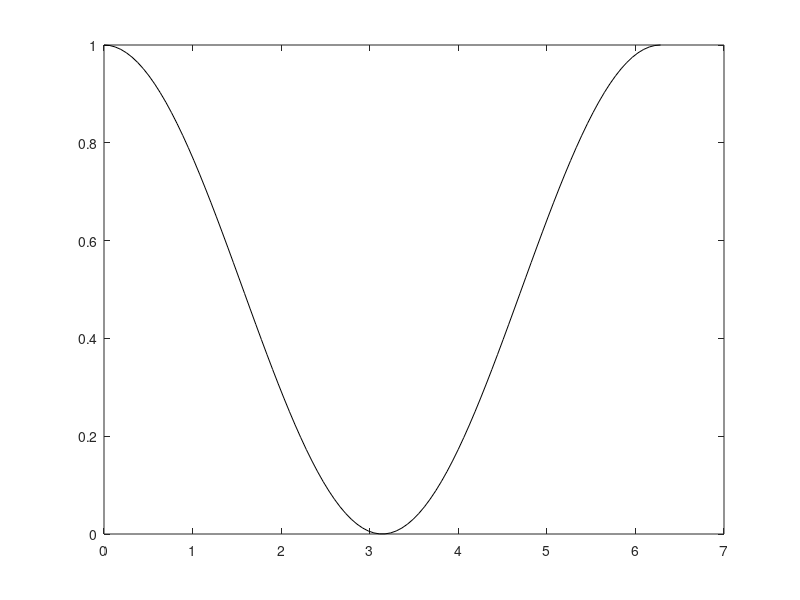
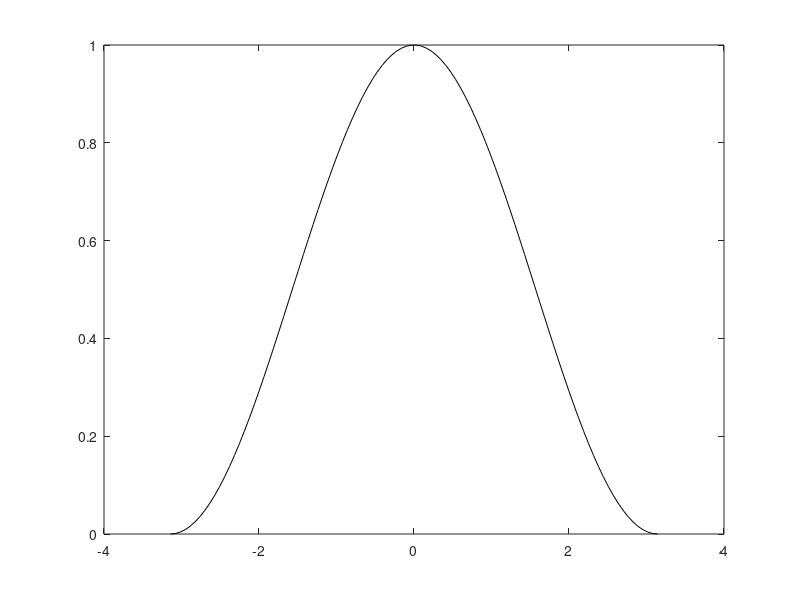

The MATLAB script that drew these images, in order: (Note: this script raises an error after producing the figures.)
%% Exercises from Linear algebra, signal processing, and wavelets. A unified approach.\\ Matlab version
% 
% Author: \O yvind Ryan
% 
% Date: Jan 20, 2017
% 
% % Externaldocuments: applinalg
% % Mapping from exercise labels to numbers: label2numbers = {'basstrebleexercise': '3.39', 'bassex': '3.36', 'mp3example': '3.34', 'echoadd': '3.30', 'movavgex': '3.31', 'example:plotting_simple_freqresp': '3.18', 'example:dropping_filter_coefficients': '3.33'}
% 
% 
% Table of contents:
% 
%  Sound and Fourier series 
%  Digital sound and Discrete Fourier analysis 
%  Operations on digital sound: digital filters 
%      Example 3.18: Plotting a simple frequency response 
%      Example 3.30: Adding echo 
%      Example 3.31: Reducing the treble with moving average filters 
%      Example 3.33: Dropping filter coefficients 
%      Example 3.34: Filters and the MP3 standard 
%      Example 3.36: Reducing the bass using Pascals triangle 
%      Exercise 3.39: Reducing bass and treble 
%  Symmetric filters and the DCT 
% 
% 
% 
%% Sound and Fourier series
%% Digital sound and Discrete Fourier analysis
%% Operations on digital sound: digital filters
% 
% 
% % --- begin exercise ---
% 
%% Example 3.18: Plotting a simple frequency response
% 
% % keywords = ipynbfilters; mfilters
% 
% In Example 3.10 we computed the vector frequency response of the filter defined in formula (3.1). 
% The filter coefficients are here $t_{-1}=1/4$, $t_0=1/2$, and $t_1=1/4$. 
% The continuous frequency response is thus
% 
% $$\begin{equation*} \lambda_S(\omega)=\frac{1}{4}e^{i\omega}+\frac{1}{2} + \frac{1}{4}e^{-i\omega} =\frac{1}{2}+\frac{1}{2}\cos\omega. \end{equation*}$$
% Clearly this matches the computation from Example 3.10. 
% We can plot the frequency response over $[0,2\pi]$ as follows, 
% 
omega=linspace(0, 2*pi, 100);
figure();
plot(omega,0.5+0.5*cos(omega), 'k-')
% and over $[-\pi,\pi]$ as follows.
% 
omega=linspace(-pi, pi, 100);
figure();
plot(omega,0.5+0.5*cos(omega), 'k-')
% 
% 
% Both the continuous frequency response and the vector frequency response for $N=51$ are shown. The right part shows clearly how the high frequencies are softened by
% the filter.
% 
% % --- end exercise ---
% 
% 
% 
% 
% % --- begin exercise ---
% 
%% Example 3.30: Adding echo
% 
% % keywords = ipynbfilters; mfilters
% 
[x, fs] = audioread('sounds/castanets.wav')
d = 10000;
c = 0.5;
% 
% An echo is a copy of the sound that is delayed and softer than the original sound. 
% If $\bm{x}$ is the sound, the sound $\bm{z}$ with samples given by
% 
[N, nchannels] = size(x);
z = zeros(N, nchannels);
z(1:d,:) = x(1:d,:); % No echo at the beginning of the signal
z((d+1):N,:) = x((d+1):N,:)+c*x(1:(N-d),:); % Add echo
z = z/max(max(abs(z))); % Scale so that sound values are within [-1,1].
% will include an echo of the original sound. 
% This is an example of a filtering operation where each output element is constructed from two input elements. 
% |d| is an integer which represents the delay in samples. If you need a delay in $t$ seconds, 
% simply multiply this with the sample rate to obtain the delay $d$ in samples ($d$ needs to be rounded to the nearest integer). 
% $c$ is a constant called the damping factor. 
% Since an echo is usually weaker than the original sound, we usually have that $c<1$. 
% If we choose $c>1$, the echo will dominate in the sound. 
% 
% Let us listen to the sound after adding echo.
% 
playerobj=audioplayer(z,fs);
playblocking(playerobj);
% You are encouraged to experiment and find the range of $d$ where the echo distinguisible from the sound itself, 
% and how low can you choose $c$ in order to still hear the echo.
% 
% Using our compact filter notation, the filter which adds echo can be written as
% 
% $$\begin{equation*}S=\{ \underline{1},0,\ldots,0,c \},\end{equation*}$$
% where the damping factor $c$ appears after the delay $d$. 
% The frequency response of this is $\lambda_S(\omega)=1+ce^{-id\omega}$, which is not real, so that the filter is not symmetric. 
% 
% We can plot the frequency response as follows
% 
omega = linspace(0.01, 2*pi-0.01, 100); 
figure();
plot(omega, abs(1+0.1*exp(-1j*10*omega)), 'k-')
% The deviation from $1$ is controlled by the damping factor $c$, and the oscillation is controlled by the delay $d$.
% 
% 
% 
% 
% 
% % --- end exercise ---
% 
% 
% 
% 
% % --- begin exercise ---
% 
%% Example 3.31: Reducing the treble with moving average filters
% 
% % keywords = ipynbfilters; mfilters
% 
% Let us now take a look at filters which adjust the treble in sound. 
% The fact that the filters are useful for these purposes will be clear when we
% plot the frequency response. 
% A general way of reducing variations 
% in a sequence of numbers is to replace one number by the average of itself and its neighbors, and this is easily done with a digital sound signal. 
% If $\bm{z}=(z_i)_{i=0}^{N-1}$ is the sound signal produced by taking the average of three successive samples, we have that
% 
% $$\begin{equation*} z_n = \frac{1}{3}(x_{n+1} + x_n + x_{n-1}),\end{equation*}$$
% i.e. $S=\{1/3,\underline{1/3},1/3\}$. 
% This filter is also called a _moving average filter_  (with three elements), and it can be written in compact form as. If we set $N=4$, the corresponding circulant
% Toeplitz matrix for the filter is
% 
% $$\begin{equation*} S = \frac{1}{3} \begin{pmatrix} 1 & 1 & 0           & 1 \\  1 & 1 & 1 & 0 \\  0           & 1 & 1 & 1 \\  1 & 0           & 1 & 1            \end{pmatrix} \end{equation*}$$
% The frequency response is
% 
% $$\begin{equation*}\lambda_S(\omega)=(e^{i\omega}+1+e^{-i\omega})/3=(1+2\cos(\omega))/3.\end{equation*}$$
% More generally we can construct the moving average filter of
% $2L+1$ elements, which is $S=\{1,\cdots,\underline{1},\cdots,1\}/(2L+1)$, where there is symmetry around $0$. 
% Clearly then the first column of $S$ is $\bm{s}=(\underbrace{1,\ldots,1}_{L+1\text{ times}},0,\ldots,0,\underbrace{1,\ldots,1}_{L\text{ times}})/(2L+1)$.
% In Example 2.2 we computed that the DFT of the vector $\bm{x}=(\underbrace{1,\ldots,1}_{L+1\text{ times}},0,\ldots,0,\underbrace{1,\ldots,1}_{L\text{ times}})$ had components
% 
% $$\begin{equation*}y_n = \frac{\sin(\pi n(2L+1)/N)}{\sin(\pi n/N)}.\end{equation*}$$
% Since $\bm{s}=\bm{x}/(2L+1)$ and $\lambda_S=\text{DFT}_N\bm{s}$, the frequency response of $S$ is
% 
% $$\begin{equation*}\lambda_{S,n}=\frac{1}{2L+1}\frac{\sin(\pi n(2L+1)/N)}{\sin(\pi n/N)},\end{equation*}$$
% so that
% $$\lambda_S(\omega)=\frac{1}{2L+1}\frac{\sin((2L+1)\omega/2)}{\sin(\omega/2)}.$$
% We clearly have
% $$0\leq\frac{1}{2L+1}\frac{\sin((2L+1)\omega/2)}{\sin(\omega/2)}\leq 1,$$
% and this frequency response approaches $1$ as $\omega\to 0$. 
% The frequency response thus peaks at $0$, and this peak gets narrower and narrower as $L$ increases, i.e. as we use more and more samples in the
% averaging process. This filter thus "keeps" only the lowest frequencies. When it comes to the highest frequencies it is seen that the frequency response is small for $\omega\approx\pi$. 
% In fact it is straightforward to see that $|\lambda_S(\pi)|=1/(2L+1)$. 
% Let us plot the frequency responses for the moving avegerage filters corresponding to $L=1$, $L=5$, and $L=20$. 
% 
omega = linspace(0.01, 2*pi-0.01, 100);
for L = [1 5 20]
figure()
plot(omega, sin((2*L+1)*omega/2)./(sin(omega/2)*(2*L+1)), 'k-')
end
% Unfortunately, the frequency response is far from a filter which keeps some frequencies unaltered, while annihilating others: 
% Although the filter distinguishes between high and low frequencies, it slightly changes the small frequencies. 
% Moreover, the higher frequencies are not annihilated, even when we increase $L$ to high values.
% 
% % --- end exercise ---
% 
% 
% 
% 
% % --- begin exercise ---
% 
%% Example 3.33: Dropping filter coefficients
% 
% % keywords = ipynbfilters; mfilters
% 
% In order to decrease the computational complexity for the ideal low-pass filter in Example 3.32, 
% one can for instance include only the first filter coefficients, i.e.
% 
% $$\begin{equation*}\left\{\frac{1}{N}\frac{\sin(\pi k(2L+1)/N)}{\sin(\pi k/N)}\right\}_{k=-N_0}^{N_0}.\end{equation*}$$
% Hopefully this gives us a filter where the frequency response is not that different from the ideal low-pass filter. 
% Let us set $N=128$, $L=32$, so that the filter removes all frequencies $\omega>\pi/2$. 
% The following code tests this for different vaues of $N_0$.
% 
N = 128;
L = 32;
k=1:(N-1);
filtercoeffs = sin(pi*k*(2*L+1)/N)./(sin(pi*k/N)*N);
omega=linspace(0, 2*pi, 100);
for N0 = [2 4 16 64]
freqresp=((2*L+1)/N)*ones(1,length(omega));
for k = 1:N0
freqresp = freqresp + filtercoeffs(k)*2*cos(omega*k);
end
figure();
plot(omega, freqresp, 'k-')
end
% This shows that we should be careful when we omit filter coefficients: if we drop too many, the frequency response is far away from that of an ideal
% bandpass filter. In particular, we see that the new frequency response oscillates wildly near the discontinuity of the ideal low-pass filter. Such oscillations are
% called _Gibbs oscillations_.
% 
% 
% 
% 
% % --- end exercise ---
% 
% 
% 
% 
% % --- begin exercise ---
% 
%% Example 3.34: Filters and the MP3 standard
% 
% % keywords = ipynbfilters; mfilters
% 
% We mentioned previously that the MP3 standard splits the sound into frequency bands. This splitting is actually performed by particular filters, which we will
% consider now.
% In the example above, we saw that when we dropped the last filter coefficients in the ideal low-pass filter, there were some undesired effects in the frequency
% response of the resulting filter. Are there other and better approximations to the ideal low-pass filter which uses the same number of filter coefficients? This
% question is important, since the ear is sensitive to certain frequencies, and we would like to extract these frequencies for special processing, using as low
% computational complexity as possible. In the MP3-standard, such filters have been constructed. These filters are more advanced than the ones we have seen up to now.
% They have as many as 512 filter coefficients! We will not go into the details on how these filters are constructed, but only show how their frequency responses look. 
% 
% The "prototype filter" used in the MP3 standard can be plotted as follows. 
% 
omega = linspace(-0.7, 0.7, 1000);
wind = mp3ctable();
wind1 = [ repmat(1, 1, 64) repmat(-1, 1, 64)];
wind1 = repmat(wind1, 1, 4);
wind=wind.*wind1;
freqresp = zeros(1, 1000)
for k = 0:511
freqresp = freqresp + wind(k+1)*exp(-1j*omega*k);
end
figure();
plot(omega, abs(freqresp), 'k-')
% We see that this is very close to an ideal low-pass
% filter. Moreover, many of the undesirable effect from the previous example have been eliminated: The oscillations near the discontinuities are much smaller, and
% the values are lower away from $0$. Using Property 4 in Theorem 2.7, it is straightforward to construct filters with similar frequency responses, but
% centered around different frequencies: We simply need to multiply the filter coefficients with a complex exponential, in order to obtain a filter where the
% frequency response has been shifted to the left or right. In the MP3 standard, this observation is used to construct 32 filters, each having a frequency response
% which is a shifted copy of that of the prototype filter, so that all filters together cover the entire frequency range. 
% 5 of these frequency responses can be ploted as follows.
% 
figure()
for s = [3 5 7 9 11]
freqresp = zeros(1,1000);
for k = 0:511
freqresp = freqresp + wind(k+1)*cos(s*(k-16)*pi/64)*exp(-1j*omega*k);
end
plot(omega, abs(freqresp), 'k-')
end
% To understand the effects of the different filters, let us apply them to our sample sound. If you apply all filters in the MP3 standard in successive order with
% the most low-pass filters first, the result will sound like this <http://folk.uio.no/oyvindry/matinf2360/sounds/mp3bands.wav>. You should interpret the result as 
% low frequencies first, followed by the high frequencies. $\pi$ corresponds to the frequency $22.05$KHz (i.e. the highest representable frequency equals half
% the sampling rate on $44.1$KHz. The different filters are concentrated on $1/32$ of these frequencies each, so that the angular frequencies you here are
% $[\pi/64,3\pi/64]$, $[3\pi/64,5\pi/64]$, $[5\pi/64,7\pi/64]$, and so on, in that order.
% 
% In Section 3.3.1 we mentioned that the psycoacoustic model of the MP3 standard applied a window the the sound data, followed by an FFT to that
% data. This is actually performed in parallel on the same sound data. Applying two different operations in parallel to the sound data may seem strange. In the MP3
% standard [1] (p. 109) this is explained by ``the lack of spectral selectivity obtained at low frequencies`` by the filters above. In other words,
% the FFT can give more precise frequency information than the filters can. This more precise information is then used to compute psychoacoustic information such
% as masking thresholds, and this information is applied to the output of the filters.
% 
% % --- end exercise ---
% 
% 
% 
% 
% % --- begin exercise ---
% 
%% Example 3.36: Reducing the bass using Pascals triangle
% 
% % keywords = ipynbfilters; mfilters
% 
% Due to Observation 3.22 and Example 3.35, we can create bass-reducing filters 
% by adding an alternating sign to rows in Pascals triangle. 
% Consider the bass-reducing filter deduced from the fourth row in Pascals triangle:
% 
% $$\begin{equation*}z_n = \frac{1}{16}(x_{n-2}-4x_{n-1}+6x_n-4x_{n+1}+x_{n+2})\end{equation*}$$
% Let us apply this filter to the sound in Figure 3.12. 
% This can be done with the following code.
% 
t=0:(1/4400):0.01;
vals=sin(2*pi*440*t);
arr2 = [ -1/4400 -2/4400 t 0.01+1/4400   0.01+2/4400];
figure();
plot(arr2,conv(vals,[1 -4 6 -4 1]/16),'-ko')
% We observe that the samples oscillate much more than the samples of the original sound. 
% In Exercise 3.39 you will
% be asked to implement reducing the bass in our sample audio file. The new sound will be difficult to hear for large $k$, and we will explain
% why later. For $k=1$ the sound will be like this <http://folk.uio.no/oyvindry/matinf2360/sounds/castanetsbass1.wav>, for $k=2$ it will be like
% this <http://folk.uio.no/oyvindry/matinf2360/sounds/castanetsbass2.wav>. Even if the sound is quite low, you can hear that more of the bass has disappeared
% for $k=2$.
% 
% Let us plot the frequency response we obtain from using row $5$ of Pascal's triangle. 
% 
t=0:(1/4400):0.01;
vals=sin(2*pi*440*t);
arr2 = [ -1/4400 -2/4400 t 0.01+1/4400   0.01+2/4400];
figure();
plot(arr2,conv(vals,[1 -4 6 -4 1]/16),'-ko')
% It is just the frequency response of the corresponding treble-reducing filter shifted with $\pi$. 
% The alternating sign can also be achieved if we write the frequency response
% $\frac{1}{2^k}(1+e^{-i\omega})^k$ from Example 3.35 as $\frac{1}{2^k}(1-e^{-i\omega})^k$, 
% which corresponds to applying the filter $S(\bm{x})=\frac{1}{2}(-x_{n-1}+x_n)$ $k$ times.
% 
% % --- end exercise ---
% 
% 
% 
% 
% % --- begin exercise ---
% 
%% Exercise 3.39: Reducing bass and treble
% 
% % keywords = ipynbfilters; mfilters
% 
% Write code where you reduce the treble and the bass as described in examples 3.35 and 3.36, 
% generate the sounds you heard in these examples, and verify that they are the same.
% In your code, it will be necessary to scale the values after reducing the bass, but not the values after reducing the bass. Explain why this is the case.
% How high must $k$ be in order for you to hear difference from the actual sound? How high can you choose $k$ and still recognize the sound at all?  
% If you solved Exercise 3.9, you can also use the function |filterS| to perform the filtering, 
% rather than sing the |conv| function (the latter disregards circularity).
% 
% 
% % --- begin solution of exercise ---
% *Solution.* The code can look like this, when we reduce the treble. We have used the |conv| function:
% 
t = [1];
for kval=1:k
t = conv(t,[1/2 1/2]);
end
% 
z = conv(t, x(:, 1));
playerobj=audioplayer(z,fs);
playblocking(playerobj);
% If we reduce the bass instead, the code can look like this.
% 
t = [1];
for kval=1:k
t = conv(t,[1/2 -1/2]);
end
% 
z = conv(t, x(:, 1));
z = z/max(abs(z));
playerobj=audioplayer(z,fs);
playblocking(playerobj);
% 
% % --- end solution of exercise ---
% 
% % --- end exercise ---
% 
% 
%% Symmetric filters and the DCT

